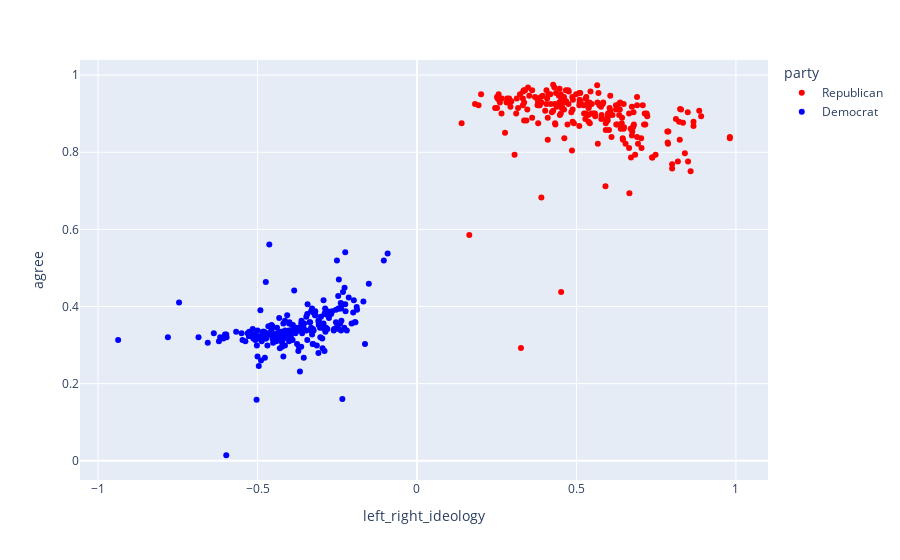

Notebook source saved alongside this figure:
### Code cell
import plotly.express as px
fig = px.scatter(vote_data,
                 x = 'left_right_ideology',
                 y = 'agree',
                 hover_name = 'comparison_member',
                 color = 'party',
                 color_discrete_map={'Democrat':'blue', 'Republican':'red'})
fig.show()

### Figure 1 — Plotly figure (JSON) as saved in the notebook; plotly's stock layout.template omitted (floating-point values rounded to 4 significant figures; data arrays with more than 128 entries replaced by an {"elided": "..."} marker saying what was removed)
{"data": [{"hovertemplate": "<b>%{hovertext}</b><br><br>party=Republican<br>left_right_ideology=%{x}<br>agree=%{y}<extra></extra>", "hovertext": {"elided": "223 str values"}, "legendgroup": "Republican", "marker": {"color": "red", "symbol": "circle"}, "mode": "markers", "name": "Republican", "orientation": "v", "showlegend": true, "type": "scatter", "x": {"elided": "223 float values"}, "xaxis": "x", "y": {"elided": "223 float values"}, "yaxis": "y"}, {"hovertemplate": "<b>%{hovertext}</b><br><br>party=Democrat<br>left_right_ideology=%{x}<br>agree=%{y}<extra></extra>", "hovertext": {"elided": "219 str values"}, "legendgroup": "Democrat", "marker": {"color": "blue", "symbol": "circle"}, "mode": "markers", "name": "Democrat", "orientation": "v", "showlegend": true, "type": "scatter", "x": {"elided": "219 float values"}, "xaxis": "x", "y": {"elided": "219 float values"}, "yaxis": "y"}], "layout": {"legend": {"title": {"text": "party"}, "tracegroupgap": 0}, "margin": {"t": 60}, "xaxis": {"anchor": "y", "domain": [0, 1], "title": {"text": "left_right_ideology"}}, "yaxis": {"anchor": "x", "domain": [0, 1], "title": {"text": "agree"}}}}
